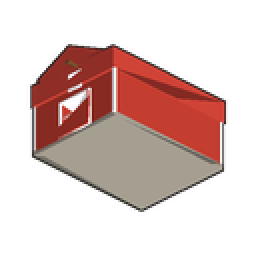
#> input picture HUD/scripts/test_barn_315.png, 128 x 128 px (shown 2 times larger); its folder holds only this picture in this run
$ python extract_sheet_fullres.py test_barn_315.png test_barn_isometric.png out
#> lines starting #> are read from the running program, lines starting #| are printed output that depends on the picture
#> in main, img is the input picture: PIL image 128x128 RGBA; mean R, G, B, A 58.9, 36.6, 32.7, 91.9
### tools/extract_sheet_auto.py
#!/usr/bin/env python3
"""
Generic concept-sheet item extractor.
Segments a concept sheet (solid dark slate background) into connected-component
items via outside-in flood fill, sorts them in reading order (row-major), and
extracts each into a clean 128x128 RGBA canvas per the Homesteader Item Icon
Style Guide (outside-in perimeter flood fill, <=104px max dim, 12px margin,
alpha=0 border).
"""
import sys
import math
from PIL import Image, ImageFilter


def find_components(img, tol=28.0, min_area=10000, erode=0):
#> called with tol = 28, min_area = 10000, erode = 0
    im = img.convert("RGB")
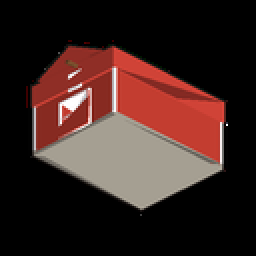
#> im: PIL image 128x128 RGB (shown 2 times larger); mean R, G, B 58.9, 36.6, 32.7
    w, h = im.size
#> w = 128; h = 128
    px = im.load()

    # sample background color from the four corners (average small patches)
    corners = []
    patch = 6
    for (cx, cy) in [(0, 0), (w - 1, 0), (0, h - 1), (w - 1, h - 1)]:
        for dx in range(patch):
            for dy in range(patch):
                x = min(w - 1, max(0, cx + (dx if cx == 0 else -dx)))
                y = min(h - 1, max(0, cy + (dy if cy == 0 else -dy)))
                corners.append(px[x, y])
#> after the loop, corners = 144 items, first 6: (0, 0, 0), (0, 0, 0), (0, 0, 0), (0, 0, 0), (0, 0, 0), (0, 0, 0)
    bg = tuple(sum(c[i] for c in corners) / len(corners) for i in range(3))
#> bg = (0, 0, 0)

    def is_bg(p):
        return math.sqrt(sum((p[i] - bg[i]) ** 2 for i in range(3))) < tol

    # binary fg mask (255=foreground), then erode a few px to snap thin bridges
    # between items that touch across row/column boundaries in the raw render.
    mask = Image.new("L", (w, h), 0)
#> mask: PIL image 128x128 L; every value is 0
    mpx = mask.load()
    for y in range(h):
        for x in range(w):
            if not is_bg(px[x, y]):
                mpx[x, y] = 255
    if erode > 0:
        mask = mask.filter(ImageFilter.MinFilter(2 * erode + 1))
    mpx = mask.load()

    visited = bytearray(w * h)  # 0=unvisited fg, 1=processed

    def idx(x, y):
        return y * w + x

    from collections import deque
    comps = []
    for y in range(h):
        for x in range(w):
            i = idx(x, y)
            if not visited[i] and mpx[x, y] == 255:
                comp_pixels = []
                q = deque([(x, y)])
                visited[i] = 1
                minx = maxx = x
                miny = maxy = y
                while q:
                    cx, cy = q.popleft()
                    comp_pixels.append((cx, cy))
                    minx = min(minx, cx); maxx = max(maxx, cx)
                    miny = min(miny, cy); maxy = max(maxy, cy)
                    for dx, dy in ((1, 0), (-1, 0), (0, 1), (0, -1)):
                        nx, ny = cx + dx, cy + dy
                        if 0 <= nx < w and 0 <= ny < h:
                            ni = idx(nx, ny)
                            if not visited[ni] and mpx[nx, ny] == 255:
                                visited[ni] = 1
                                q.append((nx, ny))
                if len(comp_pixels) >= min_area:
                    # grow bbox back out by the erosion radius since the mask shrank
                    comps.append((max(0, minx - erode), max(0, miny - erode),
                                  min(w - 1, maxx + erode), min(h - 1, maxy + erode),
                                  len(comp_pixels)))
#> after the loop, comps = []
    return comps, bg


# [78 lines left out: functions extract_from_bbox, main, not called in this run]


# [6 lines that do not run on import are left out]

### HUD/scripts/extract_sheet_fullres.py
#!/usr/bin/env python3
"""Extract items from a concept sheet at native resolution (no icon downscale)."""
import sys
import os
sys.path.insert(0, os.path.dirname(os.path.abspath(__file__)))
from extract_sheet_auto import find_components, extract_from_bbox
from PIL import Image


def main(sheet_path, names, out_dir, pad=20):
    img = Image.open(sheet_path)
    comps, bg = find_components(img)
#> comps = []
    comps_sorted = sorted(comps, key=lambda b: (b[1] + b[3]) / 2)
#> comps_sorted = []
    rows = []
    row_thresh = img.size[1] * 0.08
#> row_thresh = 10.24
    for c in comps_sorted:
        ycenter = (c[1] + c[3]) / 2
        placed = False
        for row in rows:
            if abs(row["y"] - ycenter) < row_thresh:
                row["items"].append(c)
                row["y"] = (row["y"] * len(row["items"]) + ycenter) / (len(row["items"]) + 1)
                placed = True
                break
        if not placed:
            rows.append({"y": ycenter, "items": [c]})
#> this loop made 0 passes
#> after the loop, rows = []
    rows.sort(key=lambda r: r["y"])
    ordered = []
    for row in rows:
        ordered.extend(sorted(row["items"], key=lambda c: (c[0] + c[2]) / 2))
#> after the loop, ordered = []

    print(f"Detected {len(ordered)} components across {len(rows)} rows for {len(names)} names")
#| Detected 0 components across 0 rows for 1 names
    os.makedirs(out_dir, exist_ok=True)
    for name, bbox in zip(names, ordered):
        # full-res extract: no downscale, no square canvas, just tight alpha crop with padding
        x0, y0, x1, y1, _ = bbox
        w, h = img.size
        cx0 = max(0, x0 - pad); cy0 = max(0, y0 - pad)
        cx1 = min(w, x1 + pad + 1); cy1 = min(h, y1 + pad + 1)
        crop = img.crop((cx0, cy0, cx1, cy1)).convert("RGB")
        import math
        cw, ch = crop.size
        cpx = crop.load()
        rgba = Image.new("RGBA", (cw, ch), (0, 0, 0, 0))
        tol = 28.0
        for yy in range(ch):
            for xx in range(cw):
                p = cpx[xx, yy]
                d = math.sqrt(sum((p[i] - bg[i]) ** 2 for i in range(3)))
                if d >= tol:
                    alpha = 255 if d >= tol + 8 else int(255 * (d - tol) / 8.0)
                    rgba.putpixel((xx, yy), (p[0], p[1], p[2], alpha))
        bbox2 = rgba.split()[3].getbbox()
        if not bbox2:
            print(f"FAILED {name}")
            continue
        final = rgba.crop(bbox2)
        out_path = os.path.join(out_dir, f"{name}.png")
        final.save(out_path)
        print(f"Saved {out_path}  size={final.size}  bbox={bbox}")


if __name__ == "__main__":
    sheet = sys.argv[1]
    names = sys.argv[2].split(",")
    out_dir = sys.argv[3]
    main(sheet, names, out_dir)

$ run again, on HUD/scripts/test_new_barn_outward.png
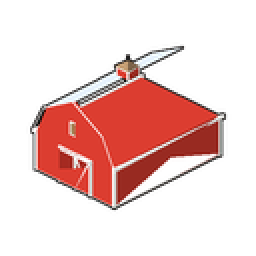
#> input picture HUD/scripts/test_new_barn_outward.png, 128 x 128 px (shown 2 times larger)
#> in main, img is the input picture: PIL image 128x128 RGBA; mean R, G, B, A 57.2, 26.3, 23.7, 73.2
#> in find_components, `im = img.convert("RGB")`:
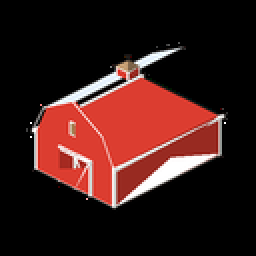
#> im: PIL image 128x128 RGB (shown 2 times larger); mean R, G, B 57.2, 26.3, 23.7
#> after the loop in find_components, `for (cx, cy) in [(0, 0), (w - 1, 0), (0, h - 1), (w - 1, h - 1)]:`: corners = 144 items, first 6: (0, 0, 0), (0, 0, 0), (0, 0, 0), (0, 0, 0), (0, 0, 0), (0, 0, 0)
#> bg = (0, 0, 0)
#> mask: PIL image 128x128 L; every value is 0
#> in main, `comps, bg = find_components(img)`: comps = []
#| Detected 0 components across 0 rows for 1 names

$ run again, on HUD/scripts/test_barn_isometric.png
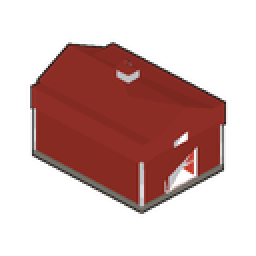
#> input picture HUD/scripts/test_barn_isometric.png, 128 x 128 px (shown 2 times larger)
#> in main, img is the input picture: PIL image 128x128 RGBA; mean R, G, B, A 49.6, 20, 17.3, 93
#> in find_components, `im = img.convert("RGB")`:
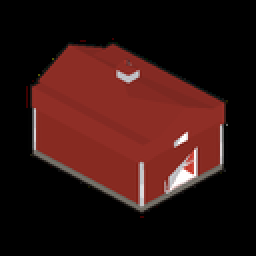
#> im: PIL image 128x128 RGB (shown 2 times larger); mean R, G, B 49.6, 20, 17.3
#> after the loop in find_components, `for (cx, cy) in [(0, 0), (w - 1, 0), (0, h - 1), (w - 1, h - 1)]:`: corners = 144 items, first 6: (0, 0, 0), (0, 0, 0), (0, 0, 0), (0, 0, 0), (0, 0, 0), (0, 0, 0)
#> bg = (0, 0, 0)
#> mask: PIL image 128x128 L; every value is 0
#> in main, `comps, bg = find_components(img)`: comps = []
#| Detected 0 components across 0 rows for 1 names

$ run again, on HUD/scripts/test_new_barn.png
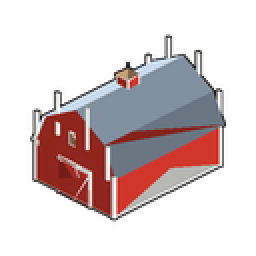
#> input picture HUD/scripts/test_new_barn.png, 128 x 128 px (shown 2 times larger)
#> in main, img is the input picture: PIL image 128x128 RGBA; mean R, G, B, A 51.3, 38.1, 38.7, 88.1
#> in find_components, `im = img.convert("RGB")`:
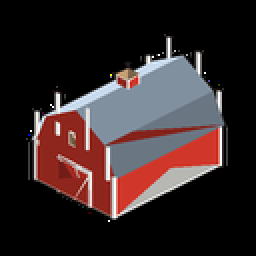
#> im: PIL image 128x128 RGB (shown 2 times larger); mean R, G, B 51.3, 38.1, 38.7
#> after the loop in find_components, `for (cx, cy) in [(0, 0), (w - 1, 0), (0, h - 1), (w - 1, h - 1)]:`: corners = 144 items, first 6: (0, 0, 0), (0, 0, 0), (0, 0, 0), (0, 0, 0), (0, 0, 0), (0, 0, 0)
#> bg = (0, 0, 0)
#> mask: PIL image 128x128 L; every value is 0
#> in main, `comps, bg = find_components(img)`: comps = []
#| Detected 0 components across 0 rows for 1 names
